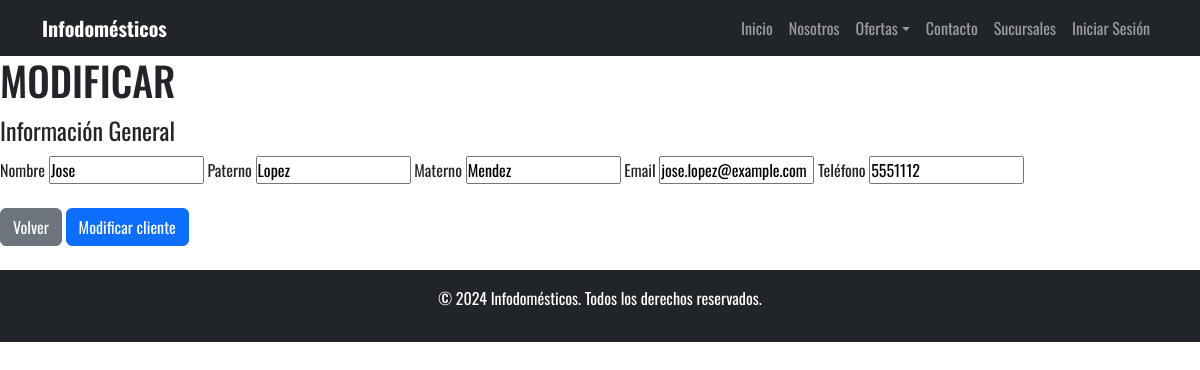
The page /admin/cliente/actualizar.php?cod=1 on the database its author committed.
### tables this page shows
CREATE TABLE `cliente` (
  `idcliente` int(11) NOT NULL,
  `nombre` varchar(50) NOT NULL,
  `paterno` varchar(50) NOT NULL,
  `materno` varchar(50) NOT NULL,
  `email` varchar(100) DEFAULT NULL,
  `telefono` varchar(15) DEFAULT NULL,
  `idsucursal` int(11) DEFAULT NULL,
  `estado` enum('activo','inactivo') NOT NULL
);

### admin/cliente/actualizar.php (the view, shortened to what this page needs)
<?php
$idc = $_GET['cod'] ?? null;
$db = conectarDB();
$consql = "SELECT * FROM cliente WHERE idcliente = ?";
$stmt = mysqli_prepare($db, $consql);
mysqli_stmt_bind_param($stmt, 'i', $idc);
mysqli_stmt_execute($stmt);
$res = mysqli_stmt_get_result($stmt);
$reg = mysqli_fetch_array($res);
include "../../includes/templates/header.php";
?>
<main class="contenedor seccion">
    <h1>MODIFICAR</h1>
    <?php if ($reg): ?>
        <form method="post" action='' class="formulario">
            <fieldset>
                <legend>Información General</legend>
                <label for="nom">Nombre</label>
                <input type="text" name="nom" id="nom" value="<?php echo htmlspecialchars($reg['nombre']); ?>">
                <label for="pat">Paterno</label>
                <input type="text" name="pat" id="pat" value="<?php echo htmlspecialchars($reg['paterno']); ?>">
                <label for="mat">Materno</label>
                <input type="text" name="mat" id="mat" value="<?php echo htmlspecialchars($reg['materno']); ?>">
                <label for="mat">Email</label>
                <input type="text" name="eml" id="eml" value="<?php echo htmlspecialchars($reg['email']); ?>">
                <label for="tel">Teléfono</label>
                <input type="number" name="tel" id="tel" value="<?php echo htmlspecialchars($reg['telefono']); ?>">
            </fieldset>
            <div class="botones"><br>
                <a href="/ElectrodomesticosWeb3/admin/cliente/listar.php" class="btn btn-secondary">Volver</a>
                <input type="submit" value="Modificar cliente" class="btn btn-primary" name="modificar"><br><br>
            </div>
        </form>
    <?php else: ?>
        <p>El cliente no existe.</p>
    <?php endif; ?>
</main>
<?php include "../../includes/templates/footer.php"; ?>

### build/css/style.css (style rules this page uses)
* { box-sizing: border-box; padding: 0px; margin: 0px; font-family: Oswald; }

### rows shown on the page
cliente: nom "Jose", pat "Lopez", mat "Mendez", eml "jose.lopez@example.com", tel "5551112"
